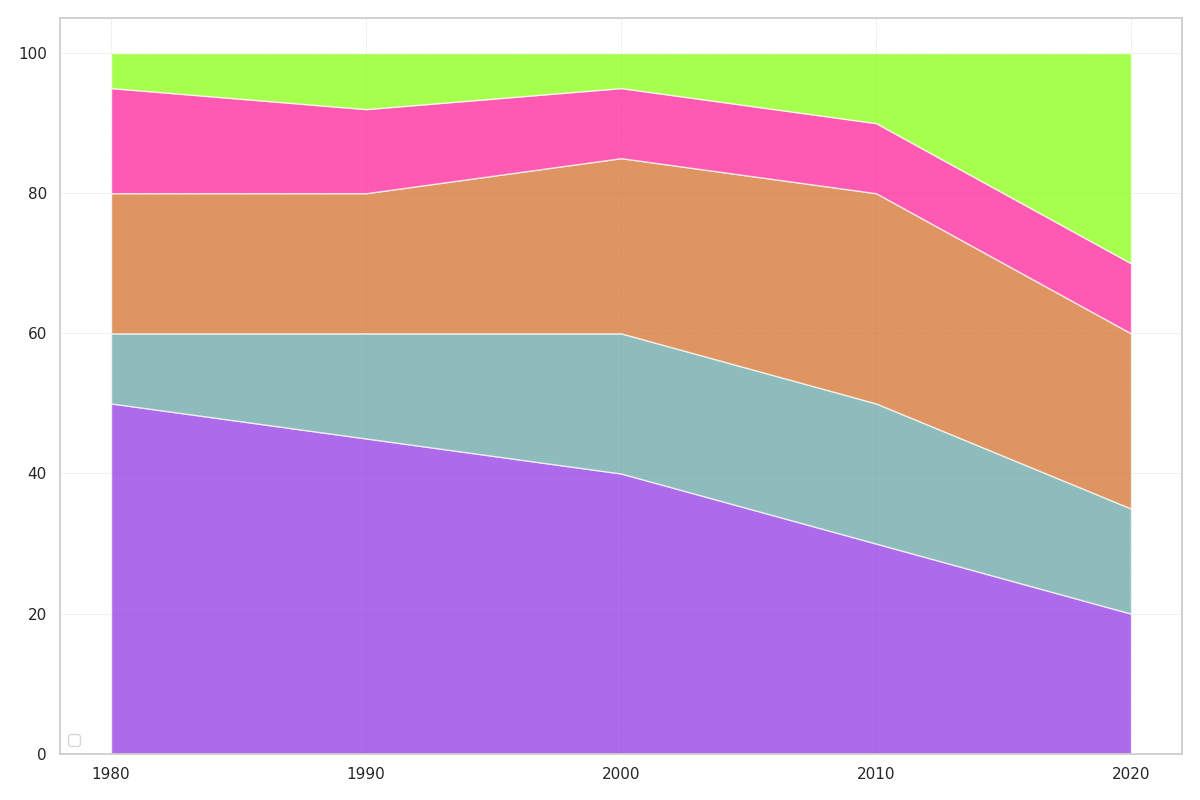

Generate this figure with Python:
import matplotlib.pyplot as plt
import numpy as np

decades = ['1980', '1990', '2000', '2010', '2020']
coal = [50, 45, 40, 30, 20]
nuclear = [10, 15, 20, 20, 15]
natural_gas = [20, 20, 25, 30, 25]
hydro = [15, 12, 10, 10, 10]
renewables = [5, 8, 5, 10, 30]

data = np.array([coal, nuclear, natural_gas, hydro, renewables])

plt.figure(figsize=(12, 8))
plt.stackplot(decades, coal, nuclear, natural_gas, hydro, renewables,
              colors=['#8A2BE2', '#5F9EA0', '#D2691E', '#FF1493', '#7FFF00'], 
              alpha=0.7)

plt.legend(loc='lower left', bbox_to_anchor=(0, 0))

plt.grid(True, linestyle=':', linewidth=0.5)
plt.tight_layout()

plt.show()
